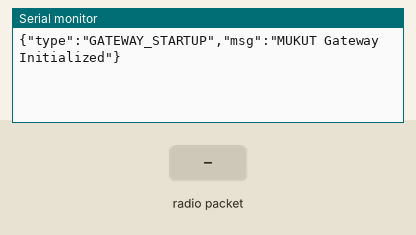
Simulated run of this sketch. Board: ESP32. On the bench: the last lines printed to the serial monitor. The test bench sets the inputs (shaded band). No radio packets arrive unless stated.

Above: at 1.2 s.
1.3 s: radio packet "1" arrives
At 2.5 s:
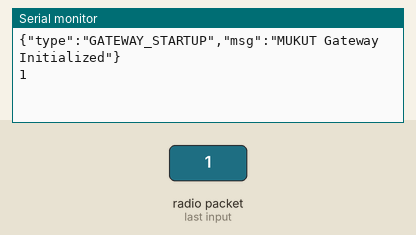
2.8 s: radio packet "0" arrives
At 3.8 s:
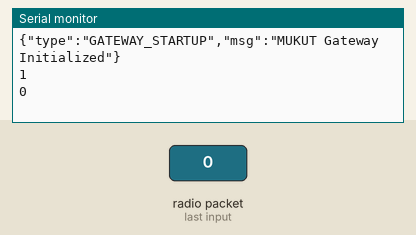
4.3 s: radio packet "2" arrives
At 4.9 s:
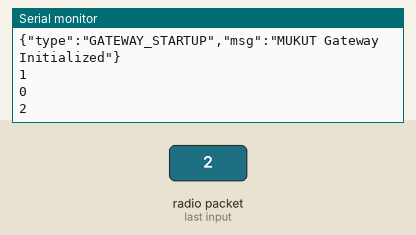

Measured:
- after the input at 1.3 s, the serial monitor: prints a new line at once (image 1)
- after the input at 2.8 s, the serial monitor: prints a new line at once (image 2)
- after the input at 4.3 s, the serial monitor: prints a new line at once (image 3)

The sketch:

gateway_node.ino
```cpp
#include <SPI.h>
#include <LoRa.h>

// RA-02 / SX1278 Pins
#define ss 16
#define rst 17
#define dio0 26
#define SCK_PIN 18
#define MISO_PIN 19
#define MOSI_PIN 23

// LoRa Frequency
#define FREQUENCY 433E6

// We parse simple string json on the Gateway to inject network link data.
// For robust JSON parsing on ESP32, ArduinoJson is recommended,
// but for this prototype we will use string manipulation to keep it simple.

void setup() {
  Serial.begin(115200);
  while (!Serial);

  // Note: We don't print human-readable debug logs to Serial if possible
  // because the Node.js backend is reading this serial port for JSON.
  // The backend serialBridge expects newline-delimited JSON.
  // We can print a startup message, but SerialBridge might log it as a malformed packet (which is handled gracefully).
  Serial.println("{\"type\":\"GATEWAY_STARTUP\",\"msg\":\"MUKUT Gateway Initialized\"}");

  SPI.begin(SCK_PIN, MISO_PIN, MOSI_PIN, ss);
  LoRa.setPins(ss, rst, dio0);

  if (!LoRa.begin(FREQUENCY)) {
    Serial.println("{\"type\":\"GATEWAY_ERROR\",\"msg\":\"Starting LoRa failed!\"}");
    while (1);
  }

  LoRa.setSyncWord(0xF3); // Must match Helmet
}

void loop() {
  int packetSize = LoRa.parsePacket();
  if (packetSize) {
    // 1. Read packet
    String incoming = "";
    while (LoRa.available()) {
      incoming += (char)LoRa.read();
    }

    // 2. Capture RSSI
    int rssi = LoRa.packetRssi();

    // 3. Inject Network block into JSON
    // The helmet sends: {"version":"1.0","helmet_id":"HELMET01",..."safety":{"sos":false}}
    // We want to add the `network` block before the final closing brace.
    // Hackathon simple parsing: find the last '}' and replace it with our network array, then close it.

    int lastBraceIndex = incoming.lastIndexOf('}');
    if (lastBraceIndex != -1) {
      String networkBlock = ",\"network\":{";
      networkBlock += "\"connected_node\":\"NODE03\",";
      networkBlock += "\"links\":[";

      // We physically only have HELMET01 -> GATEWAY in a 2-device setup,
      // but logically we map it to HELMET01 -> NODE03 for the backend graph to work.
      networkBlock += "{";
      networkBlock += "\"id\":\"link_helmet_node03\",";
      networkBlock += "\"source\":\"HELMET01\",";
      networkBlock += "\"destination\":\"NODE03\",";
      networkBlock += "\"rssi\":" + String(rssi) + ",";
      networkBlock += "\"distance\":18,"; // Hardcoded estimate
      networkBlock += "\"status\":\"CONNECTED\",";
      networkBlock += "\"available\":true";
      networkBlock += "}";

      networkBlock += "]}"; // Close network object

      incoming = incoming.substring(0, lastBraceIndex) + networkBlock + "}";
    }

    // 4. Output structured data over USB Serial
    // The Node.js SerialBridge will pick this up.
    Serial.println(incoming);
  }
}
```
